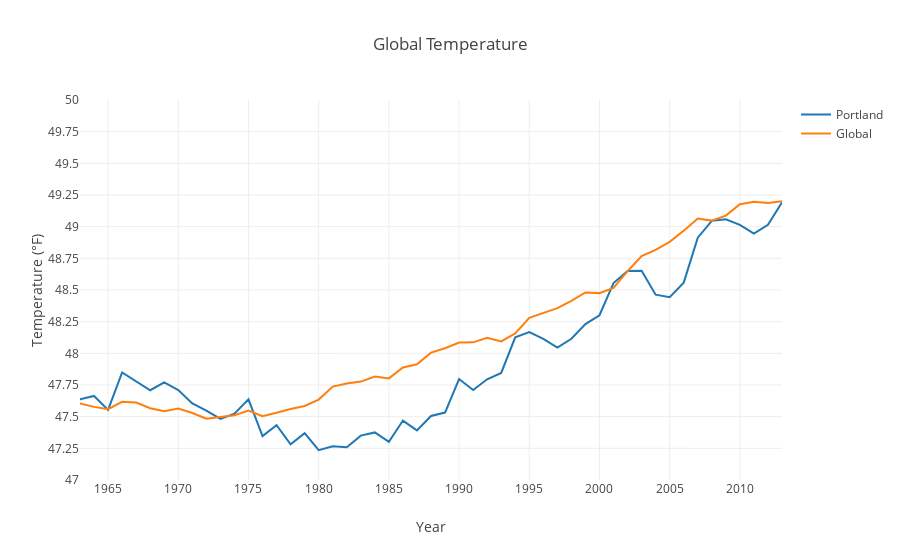

Notebook source saved alongside this figure:
### Code cell
# Create plot of average temp in Portland (city I live in) to global temp changes:

trace_gbl = go.Scatter(
    x = totdf.groupby(['year','gbl_r_mean']).size().reset_index(name='count')['year'],
    y = totdf.groupby(['year','gbl_r_mean']).size().reset_index(name='count')['gbl_r_mean'],
    name = 'Global')

trace_city = go.Scatter(
    x = totdf[totdf['city'] == 'Sofia'].sort_values(['year'])['year'],
    y = totdf[totdf['city'] == 'Sofia'].sort_values(['year'])['r_mean'],
    name = 'Portland')

data = [trace_city,trace_gbl]

layout = go.Layout(
    title = 'Global Temperature',
    xaxis = dict(
        title = 'Year',
        dtick = 5,
        range = [1963, 2013]),
    yaxis = dict(
        title = 'Temperature (°F)',
        dtick = 0.25,
        range = [47, 50]))

fig = {'data':data, 'layout':layout}
iplot(fig)

### Figure 1 — Plotly figure (JSON) as saved in the notebook; plotly's stock layout.template omitted (floating-point values rounded to 4 significant figures; data arrays with more than 128 entries replaced by an {"elided": "..."} marker saying what was removed)
{"data": [{"name": "Portland", "type": "scatter", "uid": "83b967b8-3eca-11e9-bdce-c49ded227fdd", "x": {"elided": "264 int values"}, "y": {"elided": "264 float values"}}, {"name": "Global", "type": "scatter", "uid": "83b967b9-3eca-11e9-9437-c49ded227fdd", "x": {"elided": "255 int values"}, "y": {"elided": "255 float values"}}], "layout": {"title": "Global Temperature", "xaxis": {"dtick": 5, "range": [1963, 2013], "title": "Year"}, "yaxis": {"dtick": 0.25, "range": [47, 50], "title": "Temperature (°F)"}}}
